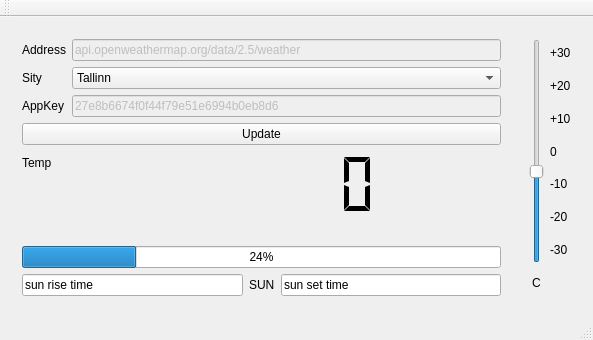
<?xml version="1.0" encoding="UTF-8"?>
<ui version="4.0">
 <class>MainWindow</class>
 <widget class="QMainWindow" name="MainWindow">
  <property name="geometry">
   <rect>
    <x>0</x>
    <y>0</y>
    <width>593</width>
    <height>340</height>
   </rect>
  </property>
  <property name="windowTitle">
   <string>Open Weather</string>
  </property>
  <widget class="QWidget" name="centralWidget">
   <layout class="QGridLayout" name="gridLayout_3">
    <item row="0" column="0">
     <widget class="QWidget" name="widget_Input" native="true">
      <layout class="QVBoxLayout" name="verticalLayout">
       <item>
        <layout class="QFormLayout" name="formLayout">
         <item row="0" column="0">
          <widget class="QLabel" name="label_2">
           <property name="text">
            <string>Address</string>
           </property>
          </widget>
         </item>
         <item row="0" column="1">
          <widget class="QLineEdit" name="lineEdit_Addr">
           <property name="enabled">
            <bool>false</bool>
           </property>
           <property name="text">
            <string>api.openweathermap.org/data/2.5/weather</string>
           </property>
          </widget>
         </item>
         <item row="1" column="0">
          <widget class="QLabel" name="label_3">
           <property name="text">
            <string>Sity</string>
           </property>
          </widget>
         </item>
         <item row="1" column="1">
          <widget class="QComboBox" name="comboBox">
           <item>
            <property name="text">
             <string>Tallinn</string>
            </property>
           </item>
           <item>
            <property name="text">
             <string>Tartu</string>
            </property>
           </item>
          </widget>
         </item>
         <item row="2" column="0">
          <widget class="QLabel" name="label_4">
           <property name="text">
            <string>AppKey</string>
           </property>
          </widget>
         </item>
         <item row="2" column="1">
          <widget class="QLineEdit" name="lineEdit_AppKey">
           <property name="enabled">
            <bool>false</bool>
           </property>
           <property name="text">
            <string>27e8b6674f0f44f79e51e6994b0eb8d6</string>
           </property>
          </widget>
         </item>
         <item row="3" column="0" colspan="2">
          <widget class="QPushButton" name="pushButton">
           <property name="text">
            <string>Update</string>
           </property>
          </widget>
         </item>
         <item row="4" column="0">
          <widget class="QLabel" name="label_8">
           <property name="text">
            <string>Temp </string>
           </property>
          </widget>
         </item>
         <item row="4" column="1">
          <widget class="QLCDNumber" name="lcdNumber">
           <property name="sizePolicy">
            <sizepolicy hsizetype="Minimum" vsizetype="Expanding">
             <horstretch>0</horstretch>
             <verstretch>0</verstretch>
            </sizepolicy>
           </property>
           <property name="font">
            <font>
             <pointsize>20</pointsize>
             <weight>75</weight>
             <bold>true</bold>
            </font>
           </property>
           <property name="frameShape">
            <enum>QFrame::NoFrame</enum>
           </property>
           <property name="smallDecimalPoint">
            <bool>true</bool>
           </property>
           <property name="segmentStyle">
            <enum>QLCDNumber::Flat</enum>
           </property>
          </widget>
         </item>
        </layout>
       </item>
      </layout>
     </widget>
    </item>
    <item row="1" column="0">
     <widget class="QWidget" name="widget_SunInfo" native="true">
      <layout class="QGridLayout" name="gridLayout_2">
       <item row="1" column="0">
        <widget class="QLineEdit" name="lineEdit_SunRise">
         <property name="text">
          <string>sun rise time</string>
         </property>
        </widget>
       </item>
       <item row="1" column="2">
        <widget class="QLineEdit" name="lineEdit_SunSet">
         <property name="text">
          <string>sun set time</string>
         </property>
        </widget>
       </item>
       <item row="1" column="1">
        <widget class="QLabel" name="label_Sun">
         <property name="text">
          <string>SUN</string>
         </property>
        </widget>
       </item>
       <item row="0" column="0" colspan="3">
        <widget class="QProgressBar" name="progressBar">
         <property name="value">
          <number>24</number>
         </property>
        </widget>
       </item>
      </layout>
     </widget>
    </item>
    <item row="0" column="1" rowspan="2">
     <widget class="QWidget" name="widget_Termometer" native="true">
      <layout class="QVBoxLayout" name="verticalLayout_2">
       <item>
        <layout class="QGridLayout" name="gridLayout">
         <item row="4" column="1">
          <widget class="QLabel" name="label">
           <property name="text">
            <string>-10</string>
           </property>
          </widget>
         </item>
         <item row="5" column="1">
          <widget class="QLabel" name="label_9">
           <property name="text">
            <string>-20</string>
           </property>
          </widget>
         </item>
         <item row="2" column="1">
          <widget class="QLabel" name="label_6">
           <property name="text">
            <string>+10</string>
           </property>
          </widget>
         </item>
         <item row="1" column="1">
          <widget class="QLabel" name="label_11">
           <property name="text">
            <string>+20</string>
           </property>
          </widget>
         </item>
         <item row="7" column="0">
          <widget class="QLabel" name="label_7">
           <property name="text">
            <string>C</string>
           </property>
           <property name="alignment">
            <set>Qt::AlignCenter</set>
           </property>
          </widget>
         </item>
         <item row="6" column="1">
          <widget class="QLabel" name="label_10">
           <property name="text">
            <string>-30</string>
           </property>
          </widget>
         </item>
         <item row="3" column="1">
          <widget class="QLabel" name="label_5">
           <property name="text">
            <string>0</string>
           </property>
          </widget>
         </item>
         <item row="0" column="1">
          <widget class="QLabel" name="label_12">
           <property name="text">
            <string>+30</string>
           </property>
          </widget>
         </item>
         <item row="0" column="0" rowspan="7">
          <widget class="QSlider" name="verticalSlider">
           <property name="minimum">
            <number>-30</number>
           </property>
           <property name="maximum">
            <number>30</number>
           </property>
           <property name="value">
            <number>-6</number>
           </property>
           <property name="orientation">
            <enum>Qt::Vertical</enum>
           </property>
          </widget>
         </item>
        </layout>
       </item>
      </layout>
     </widget>
    </item>
   </layout>
  </widget>
  <widget class="QMenuBar" name="menuBar">
   <property name="geometry">
    <rect>
     <x>0</x>
     <y>0</y>
     <width>593</width>
     <height>18</height>
    </rect>
   </property>
  </widget>
  <widget class="QToolBar" name="mainToolBar">
   <attribute name="toolBarArea">
    <enum>TopToolBarArea</enum>
   </attribute>
   <attribute name="toolBarBreak">
    <bool>false</bool>
   </attribute>
  </widget>
  <widget class="QStatusBar" name="statusBar"/>
 </widget>
 <layoutdefault spacing="6" margin="11"/>
 <resources/>
 <connections/>
</ui>
